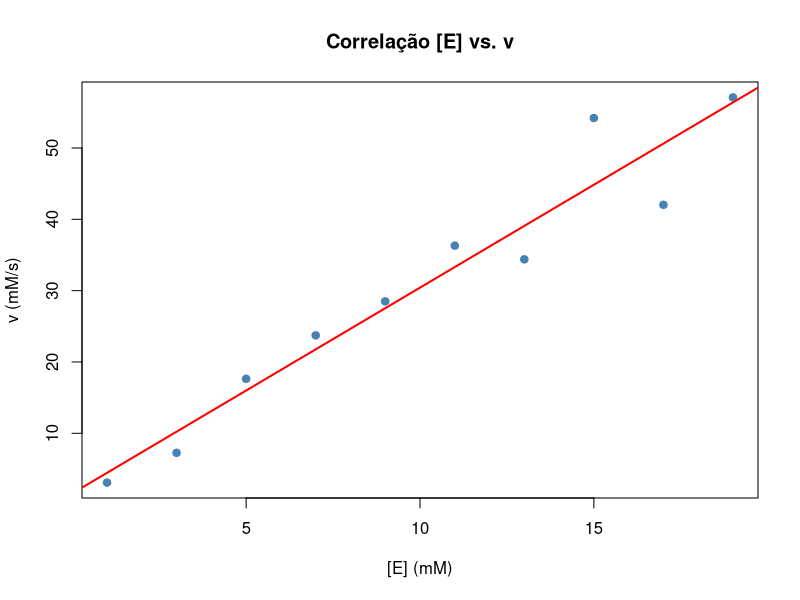

Reproduce this figure in R. (Note: this script raises an error after producing the figure.)
rm(list=ls())
library(ggplot2)
# --- Parameters ---
set.seed(34)
kcat  <- 5        # s^-1
Km    <- 2        # mM
S     <- 3        # mM (fixed substrate concentration)
E     <- seq(1, 20, by=2)   # enzyme concentration (mM)
noise_sd <- 5   # measurement noise

# --- Generate data from Michaelis-Menten ---
# v = Vmax * [S] / (Km + [S])  where Vmax = kcat * [E]
v_obs <- round(kcat * E * S / (Km + S+rnorm(10)),2)

dat <- data.frame(E = E, v = v_obs)

# --- Pearson correlation ---
r <- cor(dat$E, dat$v)
cat("Pearson r =", round(r, 4), "\n")

# --- Hypothesis test: is r > 0.9? ---
# Use the t-test for correlation
n <- length(E)
t_stat <- r * sqrt((n - 2) / (1 - r^2))
p_val  <- 2 * pt(-abs(t_stat), df = n - 2)

threshold <- 0.95
cat("Threshold =", threshold, "\n")
cat("r > threshold?", r > threshold, "\n")
cat("p-value =", p_val, "\n")

# --- Plot ---
plot(dat$E, dat$v,
     pch = 19, col = "steelblue",
     xlab = "[E] (mM)", ylab = "v (mM/s)",
     main = "Correlação [E] vs. v")

# Reta de regressão
abline(lm(v ~ E, data = dat), col = "red", lwd = 2)

x11()
par(mfrow=c(2,2))
plot(lm(v ~ E, data = dat))

shapiro.test(dat$E)
shapiro.test(dat$v)

# Anotar r e p na figura
rho0 <- 0.95
n    <- length(E)

# z-score da observação e do limite
z_obs <- atanh(r)
z_0   <- atanh(rho0)

# Estatística de teste (assintoticamente Normal(0,1) sob H0)
z_stat <- (z_obs - z_0) / sqrt(1 / (n - 3))

# p-value (teste unilateral: ρ > ρ₀)
p_val <- pnorm(z_stat, lower.tail = FALSE)

cat("r =", round(r, 4), "\n")
cat("ρ₀ =", rho0, "\n")
cat("z_stat =", round(z_stat, 4), "\n")
cat("p-value =", p_val, "\n")
cat("Rejeito H0 (r > 0.95)?", p_val < 0.05, "\n")

text(0.1, max(dat$v) * 0.9,
     labels = sprintf("r = %.3f\np = %.4f", r, p_val),
     pos = 4, cex = 0.9, col = "black")

#Exemplo 2
idade_gestacional <- c(34, 35, 37, 32, 42, 40, 41, 39, 28, 38)
peso_ao_nascer    <- c(1.60, 1.70, 2.00, 1.55, 4.30, 3.00, 3.40, 3.30, 1.25, 2.35)

shapiro.test(idade_gestacional)
shapiro.test(peso_ao_nascer)

r<-cor(idade_gestacional,peso_ao_nascer)
r
cor.test(idade_gestacional,peso_ao_nascer,exact=TRUE)
cor.test(idade_gestacional,peso_ao_nascer,exact=FALSE)

qt(c(0.025,0.975),8)

# Caso do Tabagismo
Tabagismo = c("Nao_fumante", "Nao_fumante", "Passivo", "Passivo",
              "Ativo", "Ativo", "Nao_fumante", "Passivo",
              "Ativo", "Ativo")
Glicemia = c(85, 90, 98, 102, 110, 115, 88, 100, 112, 118)
rank(Glicemia)
fator_Tabagismo <- as.numeric(factor(Tabagismo,levels=c('Nao_fumante','Passivo','Ativo')))
spearman_tabagismo_glicemia<-cor(fator_Tabagismo,Glicemia,method='spearman')
tanh(atanh(spearman_tabagismo_glicemia)+qnorm(c(0.025,0.975))/sqrt(10-3))

# Com empates, exato não é usado mesmo que especificado
cor.test(fator_Tabagismo,
         Glicemia,
         method='spearman',
         alternative='greater',
         exact = FALSE)

set.seed(1241)
Investimento<-sample(c('Baixo','Médio','Alto'),50,TRUE,c(0.25,0.25,0.5))
sortear_produtividade<-function(i){
 return(round(ifelse(i=='Alto',rnorm(1,70,5),ifelse(i=='Médio',rnorm(1,60,5),rnorm(1,55,5)))))
}
Produtividade<-sapply(Investimento,sortear_produtividade)

investimento_produtividade<-data.frame(
  'Investimento'=Investimento,
  'Produtividade'=Produtividade
)

ggplot(data = investimento_produtividade, aes(x = factor(Investimento,levels=c('Baixo','Médio','Alto')), y = Produtividade)) +
  geom_boxplot(fill = "#3a86d4", alpha = 0.7) +
  labs(x = "Investimento", y = "Produtividade (sc/ha)") +
  theme_minimal()
rank(as.numeric(factor(Investimento,levels=c('Baixo','Médio','Alto'))))
rank(as.numeric(Produtividade))
cor(as.numeric(factor(Investimento,levels=c('Baixo','Médio','Alto'))),Produtividade,method='spearman')
cor.test(as.numeric(factor(Investimento,levels=c('Baixo','Médio','Alto'))),Produtividade,type='Spearman',alternative = 'greater')

# Exemplo regressão linear simples
dados <- data.frame(
  'Temperatura'=c(30,30,50,50,50,70,70,70,90,90),
  'Potencia'=c(38,43,32,26,33,19,27,23,14,21)
)

attach(dados)
modelo <- lm(Potência~Temperatura,data = dados)
summary(modelo)

# Gráfico
plot(Temperatura,Potencia,xlim = c(0,100), ylim = c(0,55))
abline(a = modelo$coefficients[1], b = modelo$coefficients[2])

# S - erro padrão 
# Estimativa para sigma dos resíduos 
sigma(modelo)
sigma(modelo)^2  # Estimativa para variância 

# Intervalo de confiança 
confint(modelo)
confint(modelo,level=0.90)

# Predição
x_pred = seq(0,100,by=0.1)
x_unicos = unique(Temperatura)
predict(modelo,
        newdata = data.frame('Temperatura' = x_pred))

# Intervalo de Predição 

#############
#Ajuste usando os estimadores
#############

# Calculando quantidade anteriores
sum_xy=sum(dados$Temperatura*dados$Potência)
sum_x=sum(dados$Temperatura)
mean_x=mean(dados$Temperatura)
sum_y=sum(dados$Potência)
mean_y=mean(dados$Potência)
sum_x2=sum(dados$Temperatura**2)
sum_squares_yybar=sum((dados$Potência-mean(dados$Potência))**2)
sum_squares_xxbar=sum((dados$Temperatura-mean(dados$Temperatura))**2)
x_unicos<-unique(dados$Temperatura)

#Calculando parâmetros
n=10
beta_estimado<-(sum_xy-n*mean_x*mean_y)/(sum_x2-n*mean_x**2)
alpha_estimado<-mean_y-beta_estimado*mean_x
y_estimado<-alpha_estimado+beta_estimado*dados$Temperatura
SQResiduos<-sum((dados$Potência-y_estimado)^2)
sigma_estimado<-sqrt(SQResiduos/8)
SQResiduos/8

cairo_pdf('regressao.pdf',width=10,height=7)
plot(Potência~Temperatura,data=dados)
abline(a=alpha_estimado,b=beta_estimado)
dev.off()

x_pred<-seq(0,100,by=0.01)
lower_predinterval<-alpha_estimado+beta_estimado*x_pred+qt(0.025,8)*sqrt(sigma_estimado)*sqrt(1+1/10+(x_pred-mean_x)**2/(sum_squares_xxbar))
upper_predinterval<-alpha_estimado+beta_estimado*x_pred+qt(0.975,8)*sqrt(sigma_estimado)*sqrt(1+1/10+(x_pred-mean_x)**2/(sum_squares_xxbar))

reta<-lm(Potência~Temperatura,data=dados)
summary(reta)
coef(reta)
sigma(reta)
confint(reta)

previsoes<-predict(reta,newdata=data.frame(
  'Temperatura'=x_pred
  ))
ic_media<-data.frame(data.frame(predict(reta,newdata=data.frame(
  'Temperatura'=x_unicos),interval='confidence', level = c(0.95)
)))
ic_previsoes<-data.frame(predict(reta,newdata=data.frame(
  'Temperatura'=x_pred),interval='prediction', level = c(0.95)
))

{
  cairo_pdf('regressao_ic.pdf',width=10,height=7)
  plot(Potência~Temperatura,data=dados,xlim=c(0,100),ylim=c(-15,82))
  abline(a=alpha_estimado,b=beta_estimado)
  lines(x_pred,ic_previsoes$lwr,col='red')
  lines(x_pred,ic_previsoes$upr,col='red')
  
  for(i in 1:4){
    arrows(x_unicos[i],ic_media$lwr[i],x_unicos[i],ic_media$upr[i],angle=90,col='blue')
    arrows(x_unicos[i],ic_media$upr[i],x_unicos[i],ic_media$lwr[i],angle=90,col='blue')
  }
  abline(v=mean_x)
  
  legend(0,0,c('Intervalo de predição',expression(paste('Intervalo de confiança para ',mu(x[i]))))
         ,lty = c(1,1), col=c('red','blue'))
  axis(3,60,expression(bar(x)))
  dev.off()
}

#Calculando estimativas
y_estimado<-alpha_estimado+beta_estimado*dados$Temperatura


#Resíduos
residuos<-dados$Potência-y_estimado
round(residuos,2)
residuos_padronizados<-residuos/sigma_estimado
round(residuos_padronizados,2)
v_ii<-1/10+(dados$Temperatura-mean_x)**2/sum_squares_xxbar
residuos_estudentizados<-residuos/(sqrt(sigma_estimado)*sqrt(1-v_ii))
round(residuos_estudentizados,2)

#Gráficos de resíduos
{
  cairo_pdf('residuos.pdf',width=6,height=4.5)
  layout(matrix(c(1,2,3,4),ncol=2))
  plot(residuals(reta),xlab = "Índice", ylab = "Brutos")
  abline(h=0,lty=2)
  plot(residuals(reta)/sigma(reta),xlab = "Índice", ylab = "Padronizados")
  abline(h=0,lty=2)
  plot(rstandard(reta),xlab = "Índice", ylab = "Internamente")
  abline(h=0,lty=2)
  plot(rstudent(reta),xlab = "Índice", ylab = "Externamente")
  abline(h=0,lty=2)
  dev.off()
}

# Diagnostico padrao
{
  cairo_pdf('stddiag.pdf',width=6,height=4.5)
  par(mfrow=c(2,2))
  plot(reta)
  dev.off()
}

qqPlot(reta)

library(ggplot2)
ggplot(reta, aes(x = .fitted, y = .resid)) + 
  geom_point()+
  geom_line(y=0,linetype = "dashed")+
  labs(title = "Gráfico valores ajustados vs Resíduos", x="Ajustados" ,y = "Resíduos")

ggplot(reta, aes(x = .fitted, y = .stdresid)) + 
  geom_point()+
  geom_line(y=0,linetype = "dashed")+
  labs(title = "Gráfico valores ajustados vs Resíduos estudentizados internamente", x="Ajustados" ,y = "Resíduos estudentizados internamente")

ggplot(ANOVA_cafe1947, aes(x = .fitted, y = rstudent(reta))) + 
  geom_point()+
  geom_line(y=0,linetype = "dashed")+
  labs(title = "Gráfico valores ajustados vs Resíduos estudentizados externamente", x="Ajustados" ,y = "Resíduos estudentizados externamente")

library(lmtest)
# Breusch-Pagan
bptest(reta,studentize=F)
# Koenker-Basset
bptest(reta)
# White
bptest(reta,~dados$Temperatura+I(dados$Temperatura^2))
gqtest(reta)

sort(residuos)
p_i<-(c(1,2,3,4,5,6,7,8,9,10)-0.5)/10
qnorm(p_i)
plot(qnorm(p_i),sort(residuos_padronizados))
abline(a=0,b=1)
qqnorm(residuos_padronizados)
qqline(residuos_padronizados, col = "red", lwd = 2)
plot(modelo)
shapiro.test(residuos)
shapiro.test(residuos_padronizados)

# Diagnósticos padrões
plot(reta)

# Resíduos brutos
residuals(reta)

# Resíduos padronizados
residuals(reta)/sigma(reta)

# Resíduos estudentizados internamente
rstandard(reta)

# Resíduos estudentizados externamente
rstudent(reta)

library(car)
influencePlot(reta)
influenceIndexPlot(reta)
outlierTest(reta)

set.seed(42)
n <- 50
x <- seq(1,100,length.out=50)
y <- 2 + 3 * x + rnorm(n, sd = 1)

# Injeta um outlier na observação 10
y[20] <- 40
y[49] <- 25

fit <- lm(y ~ x)
outlierTest(fit)

influencePlot(fit)
influenceIndexPlot(fit)
